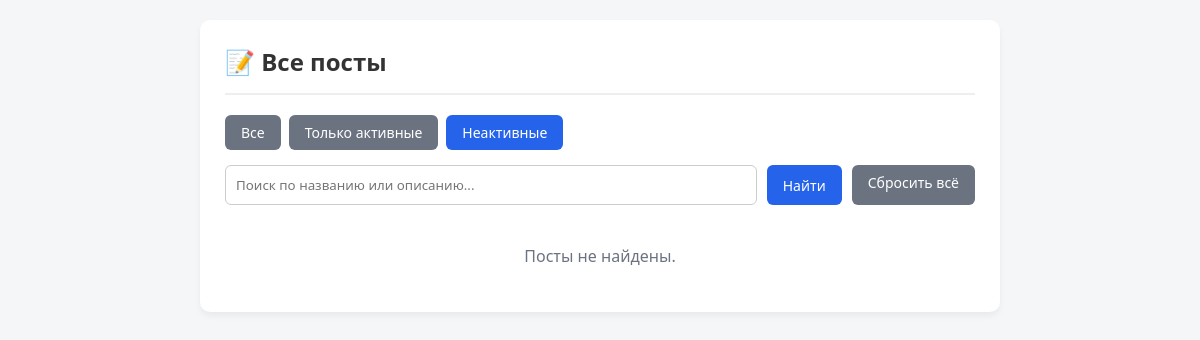
The page /?is_active=false on the database as committed earlier.
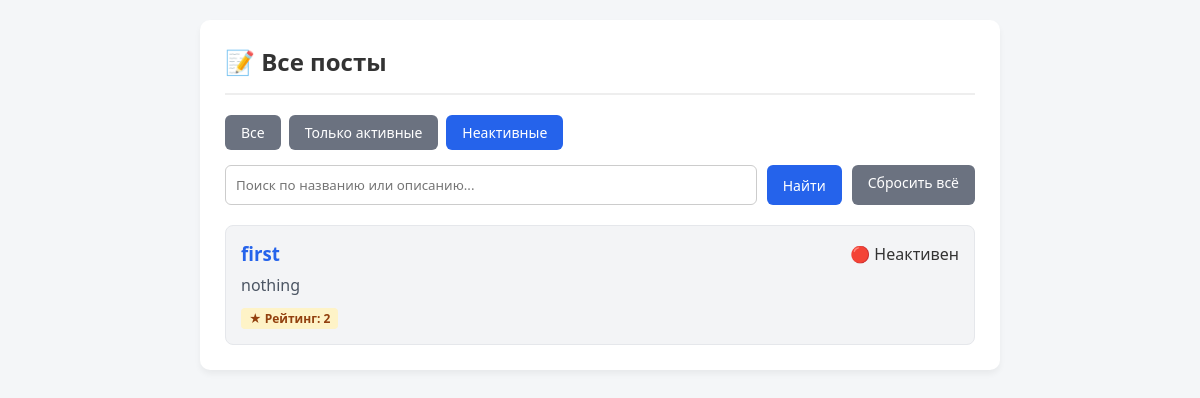
The same page on the database as committed later.
### posts/models.py (models this page shows)
class Post(models.Model):
    title = models.CharField(max_length=200)
    description = models.CharField(max_length=200)
    rate = models.IntegerField(null = True)
    is_active = models.BooleanField(default=True)

### posts/views.py (the view)
# urls.py: path('', post_list, name='post_list'),
def post_list(request):
    posts = Post.objects.all()
    is_active_param = request.GET.get('is_active')
    if is_active_param is not None:
        if is_active_param.lower() in ['true', '1']:
            posts = posts.filter(is_active=True)
        elif is_active_param.lower() in ['false', '0']:
            posts = posts.filter(is_active=False)
    query = request.GET.get('search', '').strip()
    if query:
        posts = posts.filter(
            Q(title__icontains=query) |
            Q(description__icontains=query)
        )
    return render(request, 'posts/list.html', {'posts': posts})

### templates/posts/list.html (shortened to what this page needs)
{% extends 'posts/base.html' %}
{% block content %}
<div style="margin-bottom: 15px; display: flex; gap: 8px;">
    <a href="{% url 'post_list' %}{% if request.GET.search %}?search={{ request.GET.search }}{% endif %}"
       class="btn {% if not request.GET.is_active %}btn-primary{% else %}btn-secondary{% endif %}">
        Все
    </a>
    <a href="{% url 'post_list' %}?is_active=true{% if request.GET.search %}&search={{ request.GET.search }}{% endif %}"
       class="btn {% if request.GET.is_active == 'true' %}btn-primary{% else %}btn-secondary{% endif %}">
        Только активные
    </a>
    <a href="{% url 'post_list' %}?is_active=false{% if request.GET.search %}&search={{ request.GET.search }}{% endif %}"
       class="btn {% if request.GET.is_active == 'false' %}btn-primary{% else %}btn-secondary{% endif %}">
        Неактивные
    </a>
</div>
<form method="get" action="{% url 'post_list' %}" style="display: flex; gap: 10px; margin-bottom: 20px;">
    <input type="text"
           name="search"
           placeholder="Поиск по названию или описанию..."
           value="{{ request.GET.search|default:'' }}"
           style="flex: 1; padding: 10px; border: 1px solid #ccc; border-radius: 6px;">
    <button type="submit" class="btn">Найти</button>
    {% if request.GET.search or request.GET.is_active %}
        <a href="{% url 'post_list' %}" class="btn btn-secondary">Сбросить всё</a>
    {% endif %}
</form>
<div style="display: flex; flex-direction: column; gap: 15px;">
    {% for post in posts %}
        <div style="padding: 15px; border: 1px solid #e5e7eb; border-radius: 8px; background: {% if not post.is_active %}#f3f4f6{% else %}#fff{% endif %};">
            <div style="display: flex; justify-content: space-between; align-items: center;">
                <h3><a href="{% url 'post_detail' pk=post.pk %}">{{ post.title }}</a></h3>
                <span>{% if post.is_active %}🟢 Активен{% else %}🔴 Неактивен{% endif %}</span>
            </div>
            <p style="margin-top: 8px; color: #4b5563;">{{ post.description }}</p>
            {% if post.rate is not None %}
                <div style="margin-top: 10px;">
                    <span class="rate-badge">★ Рейтинг: {{ post.rate }}</span>
                </div>
            {% endif %}
        </div>
    {% empty %}
        <p style="text-align: center; color: #6b7280; padding: 20px 0;">Посты не найдены.</p>
    {% endfor %}
</div>
{% endblock %}

### templates/posts/base.html (shortened to what this page needs)
<!DOCTYPE html>
<html lang="ru">
<head>
</head>
<body>
    <div class="container">
        <header>
            <h2><a href="{% url 'post_list' %}" style="color: inherit; text-decoration: none;">📝 Все посты</a></h2>
        </header>
        <main>
            {% block content %}{% endblock %}
        </main>
    </div>
</body>
</html>

### templates/posts/base.html (style rules this page uses)
* { box-sizing: border-box; margin: 0; padding: 0; font-family: system-ui, -apple-system, sans-serif; }
body { background-color: #f4f6f8; color: #333; padding: 20px; }
.container { max-width: 800px; margin: 0 auto; background: #fff; padding: 25px; border-radius: 10px; box-shadow: 0 4px 6px rgba(0,0,0,0.05); }
header { display: flex; justify-content: space-between; align-items: center; margin-bottom: 20px; border-bottom: 2px solid #eee; padding-bottom: 15px; }
a { color: #2563eb; text-decoration: none; }
.btn { display: inline-block; background: #2563eb; color: white; padding: 8px 16px; border-radius: 6px; text-decoration: none; border: none; cursor: pointer; font-size: 14px; }
.btn-secondary { background: #6b7280; }
.rate-badge { display: inline-block; background: #fef3c7; color: #92400e; padding: 2px 8px; border-radius: 4px; font-weight: bold; font-size: 12px; }

Rows that differ between the two databases and show on the page:
added Post: title "first", is_active "🔴 Неактивен", description "nothing", rate "2"
Other text that changed with them:
text no longer shown: "Посты не найдены."
